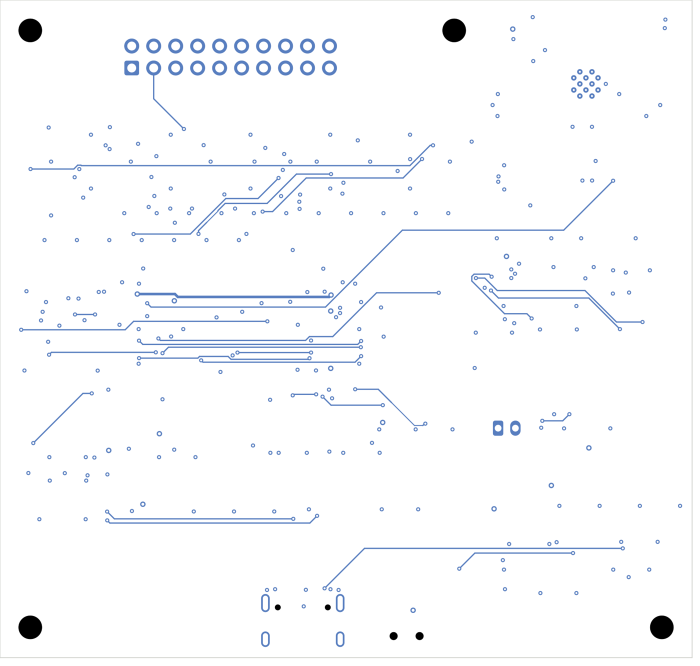
#> input picture hardware/images/copper_B.png, 1400 x 1331 px (shown at 1/2 size)
$ python crop_png.py ../images/copper_B.png out.png
#> lines starting #> are read from the running program, lines starting #| are printed output that depends on the picture
"""Crop a plotted layer PNG to the board (non-white area) with a small margin. Usage: crop_png.py in.png out.png"""
import sys
from PIL import Image, ImageOps
im = Image.open(sys.argv[1]).convert("RGBA")
bg = Image.new("RGBA", im.size, "white"); bg.alpha_composite(im); im = bg.convert("RGB")
#> after `bg = Image.new('RGBA', im.size, 'white')`: bg: PIL image 1400x1331 RGBA; every value is 255
#> further down, im is the input picture: PIL image 1400x1331 RGB; mean R, G, B 249.2, 250.3, 252
box = ImageOps.invert(im).getbbox()
#> box = (0, 0, 1386, 1317)
m = 20
im = im.crop((max(box[0] - m, 0), max(box[1] - m, 0), box[2] + m, box[3] + m))
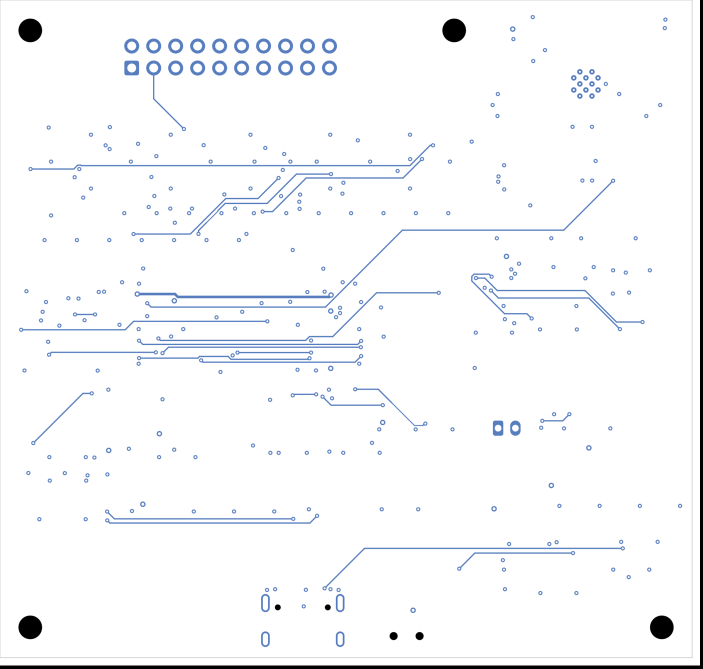
#> im: PIL image 1406x1337 RGB (shown at 1/2 size); mean R, G, B 247, 248.1, 249.8
im.thumbnail((1400, 1400))
#> im: PIL image 1400x1331 RGB
im.save(sys.argv[2])
print(sys.argv[2], im.size)
#| out.png (1400, 1331)

$ run again, on hardware/images/copper_In2.png
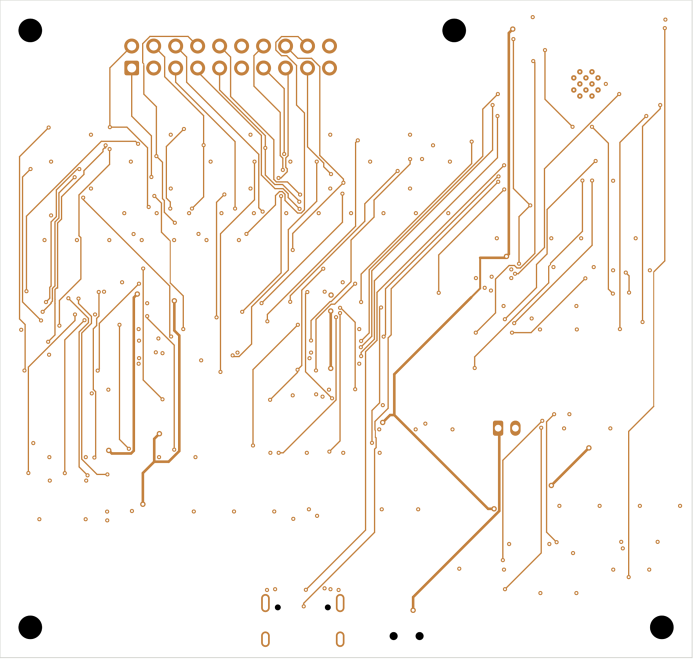
#> input picture hardware/images/copper_In2.png, 1400 x 1331 px (shown at 1/2 size)
#> bg: PIL image 1400x1331 RGBA; every value is 255
#> im is the input picture: PIL image 1400x1331 RGB; mean R, G, B 250.2, 246.3, 242.3
#> box = (0, 0, 1386, 1317)
#> `im = im.crop((max(box[0] - m, 0), max(box[1] - m, 0), box[2] + m, box[..`:
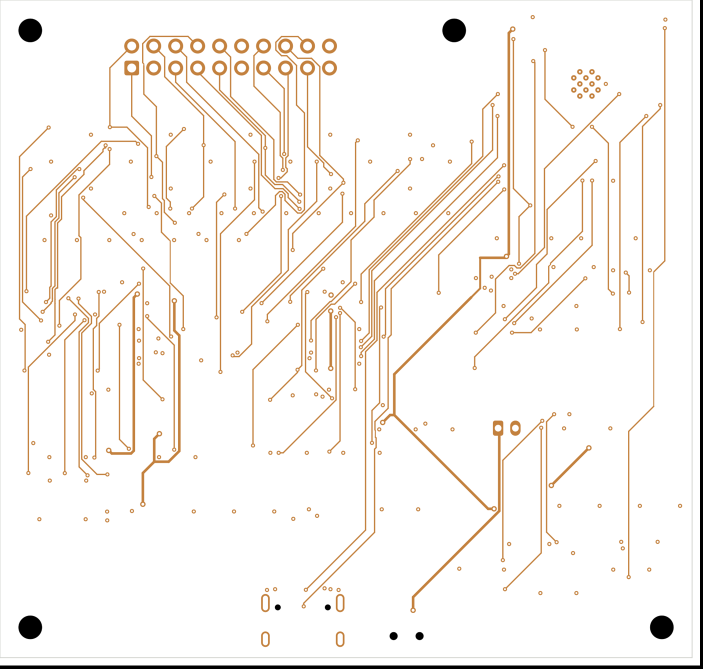
#> im: PIL image 1406x1337 RGB (shown at 1/2 size); mean R, G, B 248, 244.1, 240.1
#> `im.thumbnail((1400, 1400))`:
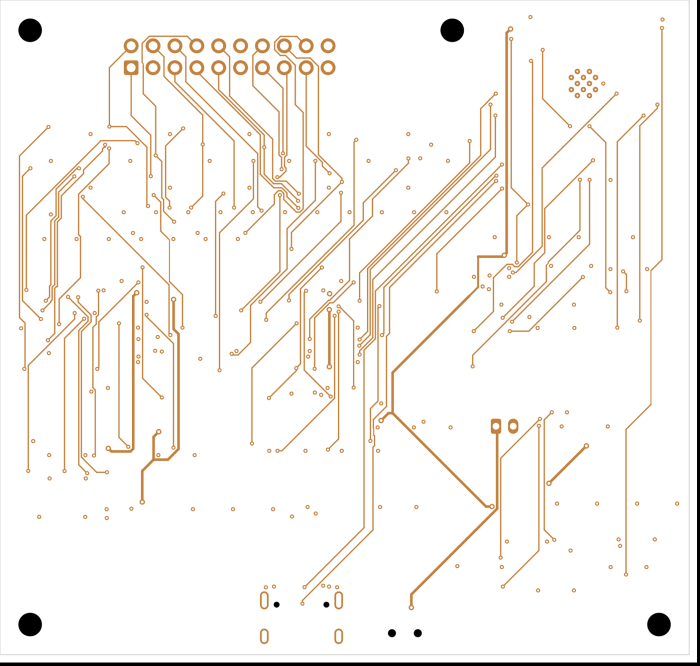
#> im: PIL image 1400x1331 RGB (shown at 1/2 size); mean R, G, B 248, 244, 240
#| out.png (1400, 1331)
